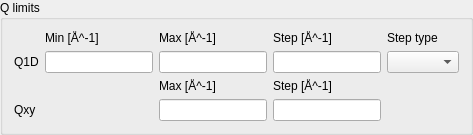
             <widget class="QGroupBox" name="q_limits_group_box">
              <property name="toolTip">
               <string>&lt;html&gt;&lt;head/&gt;&lt;body&gt;&lt;p&gt;Settings for the momentum transfer limits.&lt;/p&gt;&lt;/body&gt;&lt;/html&gt;</string>
              </property>
              <property name="title">
               <string>Q limits</string>
              </property>
              <layout class="QGridLayout" name="gridLayout_15">
               <item row="3" column="4">
                <widget class="QLineEdit" name="q_xy_step_line_edit">
                 <property name="toolTip">
                  <string>&lt;html&gt;&lt;head/&gt;&lt;body&gt;&lt;p&gt;The step of the momentum transfer for a 2D reduction.&lt;/p&gt;&lt;/body&gt;&lt;/html&gt;</string>
                 </property>
                </widget>
               </item>
               <item row="2" column="4">
                <widget class="QLabel" name="q_xy_step_label">
                 <property name="text">
                  <string>Step [Å^-1]</string>
                 </property>
                </widget>
               </item>
               <item row="0" column="2">
                <widget class="QLabel" name="q_min_label">
                 <property name="text">
                  <string>Min [Å^-1]</string>
                 </property>
                </widget>
               </item>
               <item row="2" column="3">
                <widget class="QLabel" name="q_xy_max_label">
                 <property name="text">
                  <string>Max [Å^-1]</string>
                 </property>
                </widget>
               </item>
               <item row="1" column="2">
                <widget class="QLineEdit" name="q_1d_min_line_edit">
                 <property name="toolTip">
                  <string>&lt;html&gt;&lt;head/&gt;&lt;body&gt;&lt;p&gt;The lower bound of the momentum transfer for a 1D reduction.&lt;/p&gt;&lt;/body&gt;&lt;/html&gt;</string>
                 </property>
                </widget>
               </item>
               <item row="1" column="3">
                <widget class="QLineEdit" name="q_1d_max_line_edit">
                 <property name="toolTip">
                  <string>&lt;html&gt;&lt;head/&gt;&lt;body&gt;&lt;p&gt;The upper bound of the momentum transfer for a 1D reduction.&lt;/p&gt;&lt;/body&gt;&lt;/html&gt;</string>
                 </property>
                </widget>
               </item>
               <item row="1" column="5">
                <widget class="QComboBox" name="q_1d_step_type_combo_box">
                 <property name="toolTip">
                  <string>&lt;html&gt;&lt;head/&gt;&lt;body&gt;&lt;p&gt;The step type of the momentum transfer for a 1D reduction.&lt;/p&gt;&lt;/body&gt;&lt;/html&gt;</string>
                 </property>
                </widget>
               </item>
               <item row="3" column="3">
                <widget class="QLineEdit" name="q_xy_max_line_edit">
                 <property name="toolTip">
                  <string>&lt;html&gt;&lt;head/&gt;&lt;body&gt;&lt;p&gt;The upper bound of the momentum transfer for a 2D reduction.&lt;/p&gt;&lt;/body&gt;&lt;/html&gt;</string>
                 </property>
                </widget>
               </item>
               <item row="0" column="5">
                <widget class="QLabel" name="q_step_type_label">
                 <property name="text">
                  <string>Step type</string>
                 </property>
                </widget>
               </item>
               <item row="1" column="4">
                <widget class="QLineEdit" name="q_1d_step_line_edit">
                 <property name="toolTip">
                  <string>&lt;html&gt;&lt;head/&gt;&lt;body&gt;&lt;p&gt;The step of the momentum transfer for a 1D reduction.&lt;/p&gt;&lt;/body&gt;&lt;/html&gt;</string>
                 </property>
                </widget>
               </item>
               <item row="0" column="3">
                <widget class="QLabel" name="q_max_label">
                 <property name="text">
                  <string>Max [Å^-1]</string>
                 </property>
                </widget>
               </item>
               <item row="0" column="4">
                <widget class="QLabel" name="q_step_label">
                 <property name="text">
                  <string>Step [Å^-1]</string>
                 </property>
                </widget>
               </item>
               <item row="3" column="0">
                <widget class="QLabel" name="q_xy_label">
                 <property name="toolTip">
                  <string>&lt;html&gt;&lt;head/&gt;&lt;body&gt;&lt;p&gt;Momentum transfer settings for 2D reductions.&lt;/p&gt;&lt;/body&gt;&lt;/html&gt;</string>
                 </property>
                 <property name="text">
                  <string>Qxy</string>
                 </property>
                </widget>
               </item>
               <item row="1" column="0">
                <widget class="QLabel" name="q_1d_label">
                 <property name="toolTip">
                  <string>&lt;html&gt;&lt;head/&gt;&lt;body&gt;&lt;p&gt;Momentum transfer settings for 1D reductions.&lt;/p&gt;&lt;/body&gt;&lt;/html&gt;</string>
                 </property>
                 <property name="text">
                  <string>Q1D</string>
                 </property>
                </widget>
               </item>
              </layout>
             </widget>
